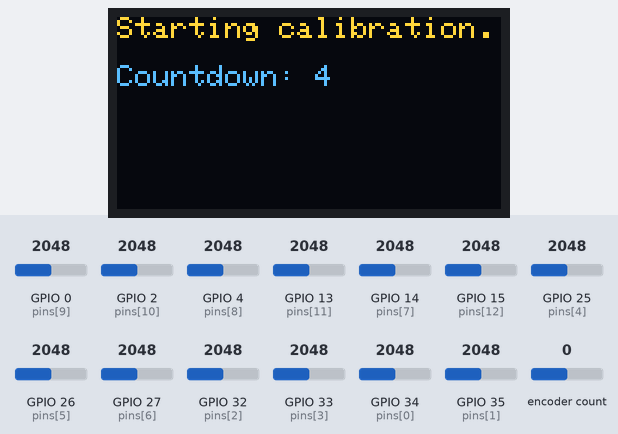
Simulated run of this sketch. Board: ESP32. On the bench: 128×64 one-colour display. Inputs (shaded band) come from the test bench; at power-on: encoder count 0, GPIO 0 (pins[9]) = 2048, GPIO 2 (pins[10]) = 2048, GPIO 4 (pins[8]) = 2048, GPIO 13 (pins[11]) = 2048, GPIO 14 (pins[7]) = 2048, GPIO 15 (pins[12]) = 2048, GPIO 25 (pins[4]) = 2048, GPIO 26 (pins[5]) = 2048, GPIO 27 (pins[6]) = 2048, GPIO 32 (pins[2]) = 2048, GPIO 33 (pins[3]) = 2048, GPIO 34 (pins[0]) = 2048, GPIO 35 (pins[1]) = 2048. The OLED is the two-colour kind (top 16 rows yellow); MIDI output is not drawn.

Above: at 1.1 s.
At 14.7 s:
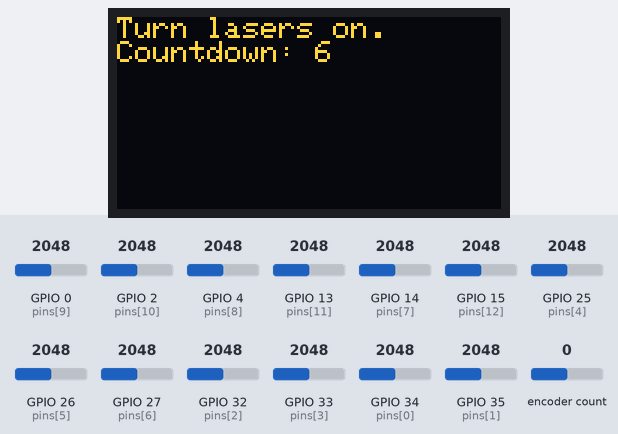
14.8 s: encoder count set to 4
At 21.3 s:
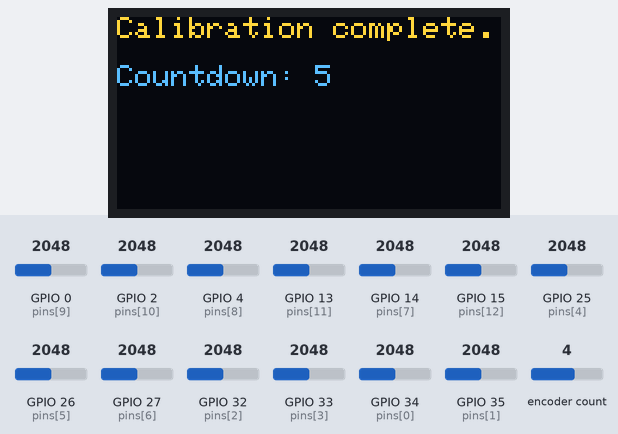
At 26.6 s:
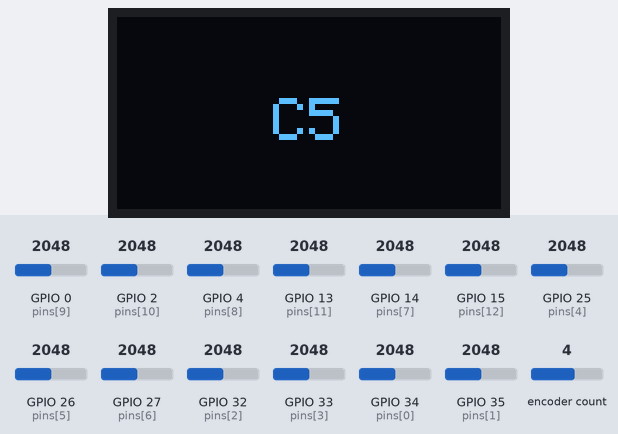
Timing chart, 0 to 28.1 s (numbered marks = the images above; inputs shaded):
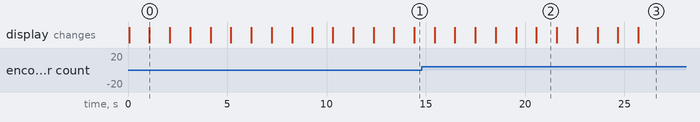

The sketch:

main.ino
```cpp
// imports
#include <MIDI.h>
#include <Encoder.h>
#include <Adafruit_GFX.h>
#include <Adafruit_SSD1306.h>

// photosensor stuff
#define NUM_PINS 13
int pins[] = {34, 35, 32, 33, 25, 26, 27, 14, 4, 0, 2, 13, 15};
int readings[13] = { 0 };
void sensorDebug();
void sensorRead();
void sensorSetup();
int lows[13] =  { 0 };
int highs[13] = { 0 };
int thresholds[13] = { 0 };
void sequenceCalibration();

// midi stuff
MIDI_CREATE_DEFAULT_INSTANCE();
int notes[NUM_PINS] = { 0 };
int midi_c1[NUM_PINS] = { 24, 25, 26, 27, 28, 29, 30, 31, 32, 33, 34, 35, 36 };
int midi_c2[NUM_PINS] = { 36, 37, 38, 39, 40, 41, 42, 43, 44, 45, 46, 47, 48 };
int midi_c3[NUM_PINS] = { 48, 49, 50, 51, 52, 53, 54, 55, 56, 57, 58, 59, 60 };
int midi_c4[NUM_PINS] = { 60, 61, 62, 63, 64, 65, 66, 67, 68, 69, 70, 71, 72 };
int midi_c5[NUM_PINS] = { 72, 73, 74, 75, 76, 77, 78, 79, 80, 81, 82, 83, 84 };
int midi_c6[NUM_PINS] = { 84, 85, 86, 87, 88, 89, 90, 91, 92, 93, 94, 95, 96 };
int midi_c7[NUM_PINS] = { 96, 97, 98, 99, 100, 101, 102, 103, 104, 105, 106, 107, 108 };
bool beamStates[NUM_PINS] = { false, false, false, false, false, false, false, false, false, false, false, false, false };
const int KEY_NEUTRAL = 0;
const int KEY_OFF = 1;
const int KEY_ON = 2;
int keyStates[NUM_PINS] = { 0 };


// display IO pins and thresholds
const int displayD0 = 19;
const int displayD1 = 18;
const int displayRES = 5;
const int displayDC = 17;
const int displayCS = 16;
const int MAX_WIDTH = 128;
const int MIN_WIDTH = 0;
const int MAX_HEIGHT = 64;
const int MIN_HEIGHT = 0;
// Adafruit_SSD1306 disp(128, 64, OLED_SI, OLED_CLK, OLED_DC, OLED_RST, OLED_CS);
Adafruit_SSD1306 disp(MAX_WIDTH, MAX_HEIGHT, displayD1, displayD0, displayDC, displayRES, displayCS);
void displaySetup();
void displayClear();
void displayText(String str);

// rotary encoder stuff
Encoder dial(23, 22);
void dialToOctave();
int currentOctave = -1;
void switchOctave(String octaveStr);
long dialPos;
void dialSetup();
void dialRead();
const int DIAL_NEUTRAL = 0;
const int DIAL_MAX = 100;
const int DIAL_MIN = -100;

// MAIN FUNCTIONS

void setup() {
  MIDI.begin(MIDI_CHANNEL_OMNI);
  Serial.begin(115200);
  sensorSetup();
  displaySetup();
  sequenceCalibration();
}

void loop() {
  dialToOctave();
  sensorRead();
//  sensorDebug();
  sendMidi();
}

// HELPER FUNCTIONS

void displaySetup() {
  disp.begin(SSD1306_SWITCHCAPVCC);
  disp.clearDisplay();
  disp.fillScreen(BLACK);
  disp.setTextColor(WHITE);
  disp.setTextSize(1);
  disp.setCursor(0,0);
}

void displayClear() {
  disp.clearDisplay();
  disp.fillScreen(BLACK);
}

void displayText(String str) {
  displayClear();
  disp.println(str);
  disp.display();
}

void sequenceCalibration() {
  // give notice that calibration is starting
  for (int i = 5; i > 0; i--) {
    disp.setCursor(0,0);
    displayText("Starting calibration. \nCountdown: " + String(i));
    delay(1000);
  }

  // give notice for low read
  for (int i = 5; i > 0; i--) {
    disp.setCursor(0,0);
    displayText("Reading sensors. \nCountdown: " + String(i));
    delay(1000);
  }

  // get all the photosensor readings in LOW state
  int value = -1;
  for (int i = 0; i < NUM_PINS; i++) {
    value = analogRead(pins[i]);
    lows[i] = value;
  }

  // have the user turn the lasers on
  for (int i = 10; i > 0; i--) {
    disp.setCursor(0,0);
    displayText("Turn lasers on. \nCountdown: " + String(i));
    delay(1000);
  }

  // get all the photosensor readings in HIGH state
  value = -1;
  for (int i = 0; i < NUM_PINS; i++) {
    value = analogRead(pins[i]);
    highs[i] = value;
  }

  // do a calculation to determine thresholds for photosensors and update the array
  // the threshold is HIGH - % of the HIGH-LOW range
  int range;
  for (int i = 0; i < NUM_PINS; i++) {
    range = highs[i] + lows[i];
    thresholds[i] = highs[i] - ((range * 35) / 100);
  }

  // show completion notice
  for (int i = 5; i > 0; i--) {
    disp.setCursor(0,0);
    displayText("Calibration complete. \nCountdown: " + String(i));
    delay(1000);
  }
}

void dialSetup() {
   dial.write(DIAL_NEUTRAL);
}

void dialRead() {
  dialPos = dial.read();
  if (dialPos > DIAL_MAX) {
    dial.write(dialPos);
  } else if (dialPos < DIAL_MIN) {
    dial.write(DIAL_MIN);
  }
}

void dialToOctave() {
  dialRead();
  if (dialPos >= -100 && dialPos < -72) {
    if (currentOctave == 1) {
      return;
    }
    switchOctave("C1");
    for (int i = 0; i < NUM_PINS; i++) {
      notes[i] = midi_c1[i];
    }
    currentOctave = 1;
  } else if (dialPos >= -72 && dialPos < -44) {
    if (currentOctave == 2) {
      return;
    }
    switchOctave("C2");
    for (int i = 0; i < NUM_PINS; i++) {
      notes[i] = midi_c2[i];
    }
    currentOctave = 2;
  } else if (dialPos >= -44 && dialPos < -16) {
    if (currentOctave == 3) {
      return;
    }
    switchOctave("C3");
    for (int i = 0; i < NUM_PINS; i++) {
      notes[i] = midi_c3[i];
    }
    currentOctave = 3;
  } else if (dialPos >= -16 && dialPos < 12) {
    if (currentOctave == 4) {
      return;
    }
    switchOctave("C4");
    for (int i = 0; i < NUM_PINS; i++) {
      notes[i] = midi_c4[i];
    }
    currentOctave = 4;
  } else if (dialPos >= 12 && dialPos < 40) {
    if (currentOctave == 5) {
      return;
    }
    switchOctave("C5");
    for (int i = 0; i < NUM_PINS; i++) {
      notes[i] = midi_c5[i];
    }
    currentOctave = 5;
  } else if (dialPos >= 40 && dialPos < 68) {
    if (currentOctave == 6) {
      return;
    }
    switchOctave("C6");
    for (int i = 0; i < NUM_PINS; i++) {
      notes[i] = midi_c6[i];
    }
    currentOctave = 6;
  } else if (dialPos >= 68 && dialPos < 100) {
    if (currentOctave == 7) {
      return;
    }
    switchOctave("C7");
    for (int i = 0; i < NUM_PINS; i++) {
      notes[i] = midi_c7[i];
    }
    currentOctave = 7;
  }
}

void switchOctave(String octaveStr) {
  // send all curr octave as OFF to prevent bug
  for (int i = 0; i < NUM_PINS; i++) {
    MIDI.sendNoteOff(notes[i], 127, 1);
  }

  // show the change in octave
  disp.setCursor(52, 27);
  disp.setTextSize(2);
  displayText(octaveStr);
}

void sensorSetup() {
  for (int i = 0; i < NUM_PINS; i++) {
    pinMode(pins[i], INPUT);
  }
}

void sensorDebug() {
  Serial.print("[");
  for (int i = 0; i < NUM_PINS; i++) {
    Serial.print(readings[i]);
    Serial.print(", ");
  }
  Serial.println("]");
}

void sensorRead() {
  int value = -1;
  for (int i = 0; i < NUM_PINS; i++) {
    value = analogRead(pins[i]);
    readings[i] = value;
  }
}

void sendMidi() {
  // for each pin
  for (int i = 0; i < NUM_PINS; i++) {

    // figure out which state it is in

    // in neutral state
    if (keyStates[i] == KEY_NEUTRAL) {
       // finger pressed?
       if (readings[i] < thresholds[i]) {
           keyStates[i] = KEY_ON;
           MIDI.sendNoteOn(notes[i], 127, 1);
       }
       // else send no messages
    }
    else if (keyStates[i] == KEY_ON) {
        // finger removed?
        if (readings[i] >= thresholds[i]) {
           keyStates[i] = KEY_NEUTRAL;
           MIDI.sendNoteOff(notes[i], 127, 1);
        }
        // else send no messages
    }
  }
  // force a delay to debounce
//  delay(10);
}
```

Measured:
- what the display in image 0 shows lasts 1.0 s, from 1.1 s to 2.1 s
